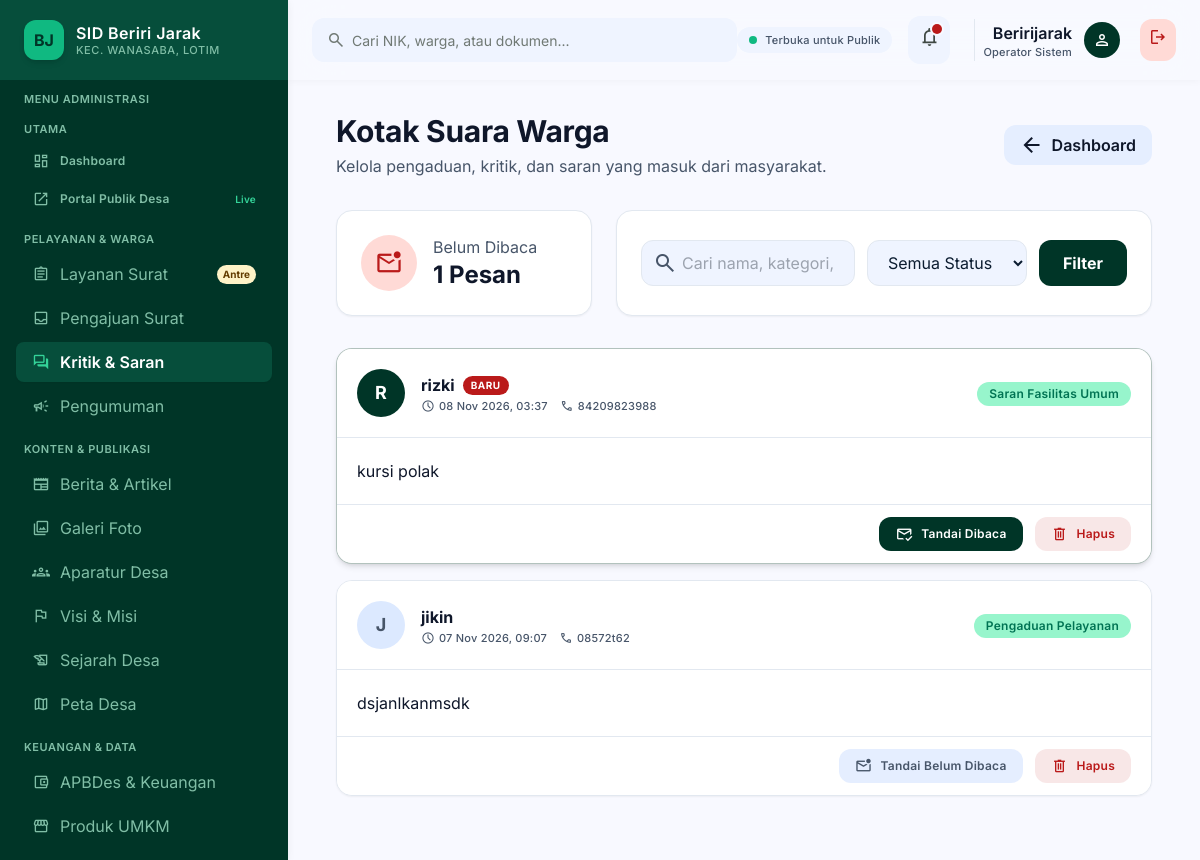
The page /dashboard/kritik-saran/ (signed in) on the database its author committed.
### BJ/models.py (models this page shows, shortened)
class PesanKontak(models.Model):
    nama = models.CharField(max_length=100)
    email = models.CharField(max_length=150, help_text="Bisa diisi Email atau No. WhatsApp")
    subjek = models.CharField(max_length=200)
    pesan = models.TextField()
    sudah_dibaca = models.BooleanField(default=False)
    tanggal_kirim = models.DateTimeField(auto_now_add=True)

### BJ/views.py (the view)
# urls.py: path('dashboard/kritik-saran/', views.kelola_kritik_saran, name='kelola_kritik_saran'),
@login_required(login_url='portal_masuk')
def kelola_kritik_saran(request):
    daftar_pesan = PesanKontak.objects.all().order_by('-tanggal_kirim')
    status_filter = request.GET.get('status')
    if status_filter == 'belum':
        daftar_pesan = daftar_pesan.filter(sudah_dibaca=False)
    elif status_filter == 'sudah':
        daftar_pesan = daftar_pesan.filter(sudah_dibaca=True)
    q = request.GET.get('q')
    if q:
        daftar_pesan = daftar_pesan.filter(
            Q(nama__icontains=q) |
            Q(subjek__icontains=q) |
            Q(pesan__icontains=q)
        )
    paginator = Paginator(daftar_pesan, 15)
    page_obj = paginator.get_page(request.GET.get('page'))
    context = {
        'daftar_pesan': page_obj,
        'page_obj': page_obj,
        'status_filter': status_filter,
        'q': q,
        'total_belum_dibaca': PesanKontak.objects.filter(sudah_dibaca=False).count()
    }
    return render(request, 'themes/admin/kelola_kritik_saran.html', context)

### desa/templates/themes/admin/kelola_kritik_saran.html (shortened to what this page needs)
{% extends "themes/admin/base_admin.html" %}
{% load static %}
{% block content %}
<div class="max-w-7xl mx-auto w-full px-6 py-8">
    <div class="flex flex-col md:flex-row md:items-center justify-between gap-4 mb-8">
        <div>
            <h1 class="font-headline-lg text-headline-lg font-bold text-text-primary">Kotak Suara Warga</h1>
            <p class="font-body-md text-text-secondary mt-1">Kelola pengaduan, kritik, dan saran yang masuk dari masyarakat.</p>
        </div>
        <div class="flex items-center gap-3">
            <a href="{% url 'dashboard' %}" class="px-4 py-2 rounded-xl bg-surface-container font-semibold text-text-primary hover:bg-surface-container-high transition-colors flex items-center gap-2">
                <span class="material-symbols-outlined">arrow_back</span> Dashboard
            </a>
        </div>
    </div>
    <div class="grid grid-cols-1 md:grid-cols-3 gap-6 mb-8">
        <div class="bg-surface-pure rounded-2xl p-6 border border-border-subtle shadow-sm flex items-center gap-4">
            <div class="w-14 h-14 rounded-full bg-error-container text-error flex items-center justify-center shrink-0">
                <span class="material-symbols-outlined text-[28px]">mark_email_unread</span>
            </div>
            <div>
                <p class="font-label-md text-text-secondary">Belum Dibaca</p>
                <h3 class="font-headline-md text-headline-md font-bold text-text-primary">{{ total_belum_dibaca }} Pesan</h3>
            </div>
        </div>
        <div class="md:col-span-2 bg-surface-pure rounded-2xl p-6 border border-border-subtle shadow-sm flex flex-col md:flex-row items-center gap-4">
            <form method="GET" class="w-full flex flex-col sm:flex-row gap-3">
                <div class="relative flex-1">
                    <span class="material-symbols-outlined absolute left-3 top-1/2 -translate-y-1/2 text-text-secondary">search</span>
                    <input type="text" name="q" value="{{ q|default:'' }}" placeholder="Cari nama, kategori, atau isi pesan..." class="w-full pl-10 pr-4 py-2.5 rounded-xl bg-surface-container-low border border-border-subtle outline-none focus:ring-2 focus:ring-primary">
                </div>
                <select name="status" class="px-4 py-2.5 rounded-xl bg-surface-container-low border border-border-subtle outline-none focus:ring-2 focus:ring-primary">
                    <option value="">Semua Status</option>
                </select>
                <button type="submit" class="px-6 py-2.5 rounded-xl bg-primary text-on-primary font-bold hover:bg-secondary transition-colors cursor-pointer">Filter</button>
            </form>
        </div>
    </div>
    <div class="space-y-4">
        {% for pesan in daftar_pesan %}
        <div class="bg-surface-pure rounded-2xl border {% if not pesan.sudah_dibaca %}border-primary/30 shadow-md{% else %}border-border-subtle shadow-sm{% endif %} overflow-hidden transition-all">
            <div class="p-5 border-b border-border-subtle bg-surface-container-lowest flex flex-col sm:flex-row sm:items-center justify-between gap-4">
                <div class="flex items-center gap-4">
                    <div class="w-12 h-12 rounded-full {% if not pesan.sudah_dibaca %}bg-primary text-on-primary{% else %}bg-surface-container-high text-text-secondary{% endif %} flex items-center justify-center font-bold text-lg">
                        {{ pesan.nama|first|upper }}
                    </div>
                    <div>
                        <h3 class="font-title-md text-title-md font-bold text-text-primary flex items-center gap-2">
                            {{ pesan.nama }}
                            {% if not pesan.sudah_dibaca %}
                                <span class="px-2 py-0.5 rounded-full bg-error text-on-error text-[10px] uppercase font-bold tracking-wider">Baru</span>
                            {% endif %}
                        </h3>
                        <div class="flex items-center gap-3 text-label-sm text-text-secondary mt-0.5">
                            <span class="flex items-center gap-1"><span class="material-symbols-outlined text-[14px]">schedule</span> {{ pesan.tanggal_kirim|date:"d M Y, H:i" }}</span>
                            <span class="flex items-center gap-1"><span class="material-symbols-outlined text-[14px]">phone</span> {{ pesan.email }}</span>
                        </div>
                    </div>
                </div>
                <div>
                    <span class="inline-block px-3 py-1 rounded-full bg-secondary-container text-on-secondary-container font-label-md text-label-md">
                        {{ pesan.subjek }}
                    </span>
                </div>
            </div>
            <div class="p-5 text-text-primary font-body-md leading-relaxed">
                {{ pesan.pesan|linebreaks }}
            </div>
            <div class="px-5 py-3 bg-surface-container-lowest border-t border-border-subtle flex items-center justify-end gap-3">
                <form method="POST" action="{% url 'tandai_sudah_dibaca' pesan.id %}">
                    <button type="submit" class="px-4 py-2 rounded-xl text-label-md font-semibold flex items-center gap-2 transition-colors cursor-pointer {% if not pesan.sudah_dibaca %}bg-primary text-on-primary hover:bg-secondary{% else %}bg-surface-container text-text-secondary hover:bg-surface-container-high{% endif %}">
                        <span class="material-symbols-outlined text-[18px]">{% if not pesan.sudah_dibaca %}mark_email_read{% else %}mark_email_unread{% endif %}</span>
                        {% if not pesan.sudah_dibaca %}Tandai Dibaca{% else %}Tandai Belum Dibaca{% endif %}
                    </button>
                </form>
                <form method="POST" action="{% url 'hapus_pesan_warga' pesan.id %}" onsubmit="return confirm('Apakah Anda yakin ingin menghapus pesan ini secara permanen?');">
                    <button type="submit" class="px-4 py-2 rounded-xl bg-error/10 text-error hover:bg-error hover:text-on-error text-label-md font-semibold flex items-center gap-2 transition-colors cursor-pointer">
                        <span class="material-symbols-outlined text-[18px]">delete</span> Hapus
                    </button>
                </form>
            </div>
        </div>
        {% endfor %}
    </div>
</div>
{% endblock %}

### desa/templates/themes/admin/partials/header.html
<header class="fixed top-0 left-72 right-0 h-20 bg-surface/85 backdrop-blur-xl shadow-[0_1px_8px_rgba(0,0,0,0.04)] z-40 flex items-center justify-between px-space-lg">
    <div class="flex items-center gap-space-lg flex-1 max-w-xl">
        <div class="relative w-full">
            <span class="material-symbols-outlined absolute left-3.5 top-1/2 -translate-y-1/2 text-outline text-[20px]">search</span>
            <input class="w-full h-11 pl-10 pr-4 rounded-xl bg-surface-container-low text-on-surface font-body-sm text-body-sm placeholder:text-outline focus:outline-none focus:ring-2 focus:ring-accent-emerald transition-all" placeholder="Cari NIK, warga, atau dokumen..." type="text">
        </div>
    </div>
    <div class="flex items-center gap-space-md">
        <div class="hidden lg:flex items-center gap-2 px-3 py-1.5 rounded-full bg-surface-container-low">
            <span class="w-2 h-2 rounded-full bg-accent-emerald"></span>
            <span class="font-label-sm text-label-sm font-medium text-text-secondary">Terbuka untuk Publik</span>
        </div>
        <button class="relative p-2.5 rounded-xl bg-surface-container-low text-on-surface-variant hover:text-on-surface transition-colors" type="button">
            <span class="material-symbols-outlined text-[22px]">notifications</span>
            <span class="absolute top-2 right-2 w-2.5 h-2.5 bg-error rounded-full ring-2 ring-surface"></span>
        </button>
        <div class="flex items-center gap-3 pl-space-sm border-l border-border-subtle ml-2">
            <div class="text-right hidden sm:block">
                <div class="font-label-lg text-label-lg font-semibold text-text-primary capitalize">{{ request.user.username }}</div>
                <div class="font-label-sm text-label-sm text-text-secondary">Operator Sistem</div>
            </div>
            <div class="w-9 h-9 rounded-full bg-primary flex items-center justify-center">
                <span class="material-symbols-outlined text-on-primary text-[20px]">person</span>
            </div>
            <a href="{% url 'logout' %}" class="ml-2 p-2 rounded-xl bg-error-container text-error hover:bg-error hover:text-white transition-colors" title="Keluar Sistem">
                <span class="material-symbols-outlined text-[20px]">logout</span>
            </a>
        </div>
    </div>
</header>

### desa/templates/themes/admin/base_admin.html (style rules this page uses)
body { overscroll-behavior: none; }

### rows shown on the page
PesanKontak: nama|first "R", nama "rizki", sudah_dibaca "BARU", tanggal_kirim "08 Nov 2026, 03:37", email "84209823988", subjek "Saran Fasilitas Umum", pesan "kursi polak"
PesanKontak: nama|first "J", nama "jikin", tanggal_kirim "07 Nov 2026, 09:07", email "08572t62", subjek "Pengaduan Pelayanan", pesan "dsjanlkanmsdk", sudah_dibaca "Tandai Belum Dibaca"

### other values the page prints
{{ request.user.username }} "Beririjarak"
{{ total_belum_dibaca }} "1"
